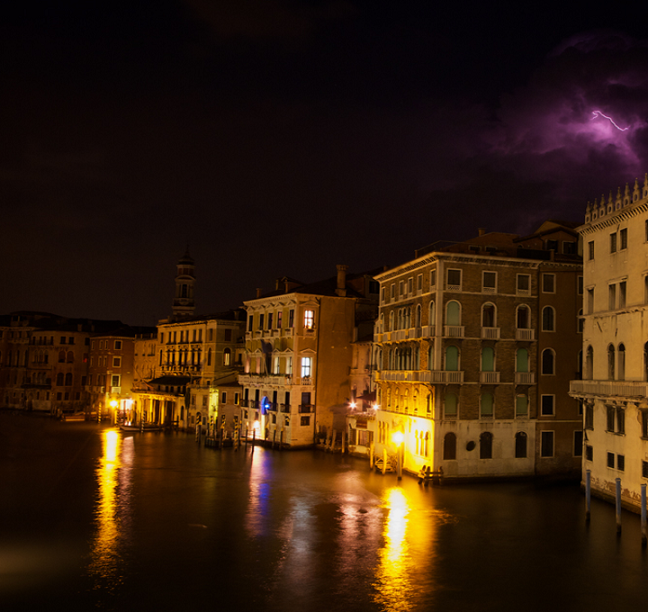
#> input picture main_program/testdata/Image/01.bmp, 648 x 612 px; its folder holds only this picture in this run
$ python pcg_estimate_r.py
#> lines starting #> are read from the running program, lines starting #| are printed output that depends on the picture
### main_program/pcg_estimate_l.py
import numpy as np
import cv2
import scipy.sparse
import scipy.sparse.linalg


class IlluminationEstimation:
    def __init__(self, alpha, norm_p, eta, scale, eps):
        self.alpha = alpha
        self.norm_p = norm_p
        self.eta = eta
        self.scale = scale
        self.eps = eps

        self.kernel = np.array([[-0, 0, 0],
                                [-1, 1, 0],
                                [-0, 0, 0]])

    # Lpノルムによる繰り返し重み生成
    def compute_weight_map(self, img):

        # ∇Iの計算
        img_h = np.hstack([np.diff(img, axis=1), (img[:, 0]-img[:, -1]).reshape(-1, 1)])
        img_v = np.vstack([np.diff(img, axis=0), (img[0, :] - img[-1, :]).reshape(1, -1)])
        # uの計算
        uh = np.ones(img.shape, dtype=np.float32) * (1. / (self.eta ** (2-self.norm_p)))
        uv = np.copy(uh)
        uh[np.abs(img_h) > self.eta] = 1.0 / ((np.abs(img_h[np.abs(img_h) > self.eta]))**(2 - self.norm_p) + 1e-3)
        uv[np.abs(img_v) > self.eta] = 1.0 / ((np.abs(img_v[np.abs(img_v) > self.eta])) ** (2 - self.norm_p) + 1e-3)

        return uh, uv

    def solve_linear_equation(self, Ih, Wx, Wy):
        """
        :param Ih: 初期 I^, shape=(h, w)
        :param Wx: 式(19)によるWd(x) (horizontal), shape=(h, w)
        :param Wy: 式(19)によるWd(x) (vertical), shape=(h, w)
        """
        H, W = Ih.shape[:2]
        N = H * W

        # ベクトル化
        Ih_vec = Ih.flatten('C')

        # 式(19)はAx=b (x=t, b=t~)で表現可能
        dx = self.alpha * Wx
        dy = self.alpha * Wy
        dxa = np.hstack([dx[:, -1].reshape(-1, 1), dx[:, 0:-1]]) # dx ahead
        dya = np.vstack([dy[-1, :].reshape(1, -1), dy[0:-1, :]]) # dy ahead

        # ベクトル化
        dy_vec = dy.flatten('C')
        dx_vec = dx.flatten('C')
        dxa_vec = dxa.flatten('C')
        dya_vec = dya.flatten('C')

        dyd1 = -np.vstack([dy[-1, :].reshape(1, -1), np.zeros((H-1, W))]).flatten('C')
        dyd2 = -np.vstack([dya[1:, :], np.zeros((1, W))]).flatten('C')
        dyd3 = -np.vstack([np.zeros((1, W)), dy[0:-1, :]]).flatten('C')
        dyd4 = -np.vstack([np.zeros((H-1, W)), dya[0, :].reshape(1, -1)]).flatten('C')
        ay = scipy.sparse.spdiags(np.array([dyd1, dyd2, dyd3, dyd4]), np.array([-N+W, -W, W, N-W]), N, N)

        dxd1 = -np.hstack([dx[:, -1].reshape(-1, 1), np.zeros((H, W - 1))]).flatten('C')
        dxd2 = -np.hstack([dxa[:, 1:], np.zeros((H, 1))]).flatten('C')
        dxd3 = -np.hstack([np.zeros((H, 1)), dx[:, 0:-1]]).flatten('C')
        dxd4 = -np.hstack([np.zeros((H, W - 1)), dxa[:, 0].reshape(-1, 1)]).flatten('C')
        ax = scipy.sparse.spdiags(np.array([dxd1, dxd2, dxd3, dxd4]), np.array([-W + 1, -1, 1, W - 1]), N, N)

        dig = scipy.sparse.spdiags(np.array([dx_vec + dy_vec + dxa_vec + dya_vec + 1]), np.array([0]), N, N)
        a = ax + ay + dig


        # 逆行列Aの近似
        m = scipy.sparse.linalg.spilu(a.tocsc())
        # 線形関数を構成
        m2 = scipy.sparse.linalg.LinearOperator((N, N), m.solve)
        # 前処理付き共役勾配法
        illumination, info = scipy.sparse.linalg.bicgstab(a, Ih_vec, tol=1e-5, maxiter=3000, M=m2)

        if info != 0:
            print("収束不可能でした")

        illumination = illumination.reshape((H, W), order='C')

        return illumination

    def get_illumination(self, Y):
        count = 0
        illumination = Y #np.maximum(img[:, :, 0], np.maximum(img[:, :, 1], img[:, :, 2]))
        init_illumination = np.copy(illumination)
        while(count < 5):
            count += 1
            Wx, Wy = self.compute_weight_map(illumination)
            # 照明画像を更新
            illumination = self.solve_linear_equation(illumination, Wx, Wy)
            count += 1
        return illumination

### main_program/pcg_estimate_r.py
import numpy as np
import scipy.sparse
import scipy.sparse.linalg
import cv2
import glob
from natsort import natsorted

from pcg_estimate_l import IlluminationEstimation
from utils import Visualization

class ReflectanceEstimation:
    # [173 lines left out: functions __init__, compute_gradient_map, compute_weigth_map, solve_linear_equation, get_reflectance, not called in this run]

def gamma_correction(img, gamma):
    output = (img.astype(dtype=np.float32)) ** (1. / gamma)
    return output

# [5 lines left out: function normalize, not called in this run]

def fileRead():
    data = []
    for file in natsorted(glob.glob('./testdata/Image/*.bmp')):
        data.append(cv2.imread(file, 1))
    return data

if __name__ == '__main__':
    img_list = fileRead()
#> img_list = 1 item
    count = 0
    for img in img_list:
        count += 1
        print('input ' + str(count) + ' image')
        img = cv2.normalize(img.astype('float32'), None, 0.0, 1.0, cv2.NORM_MINMAX)
        # BGR分割
        b, g, r = cv2.split(img)
        # YCrCb変換
        YCrCb = cv2.cvtColor(img, cv2.COLOR_BGR2YCrCb)
        Y, Cr, Cb = cv2.split(YCrCb)
        #Visualization(dir_name=False, file_name="Y_show", flag=0).show(Y)
        #illumination = np.copy(Y)
        # 照明画像を計算
        illumination = IlluminationEstimation(alpha=0.007, norm_p=0.4, eta=1. / 8., scale=1.0,
#> (the run stopped early here; a loop or call above may not have finished)

$ run again, on main_program/testdata/Image/05.bmp
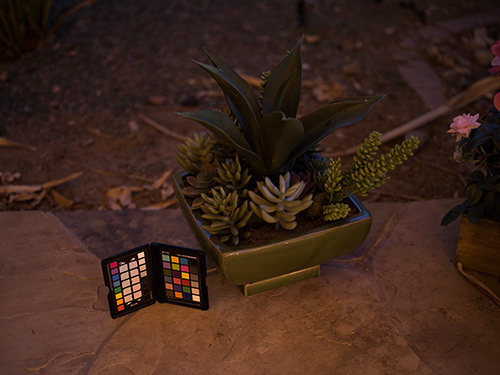
#> input picture main_program/testdata/Image/05.bmp, 500 x 375 px
#> img_list = 1 item

$ run again, on main_program/testdata/Image/02.bmp
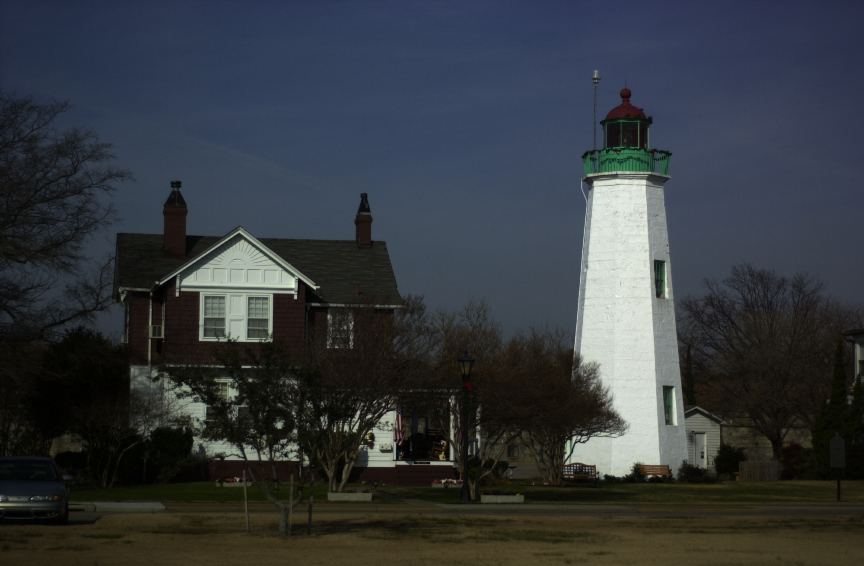
#> input picture main_program/testdata/Image/02.bmp, 864 x 566 px
#> img_list = 1 item

$ run again, on main_program/testdata/Image/03.bmp
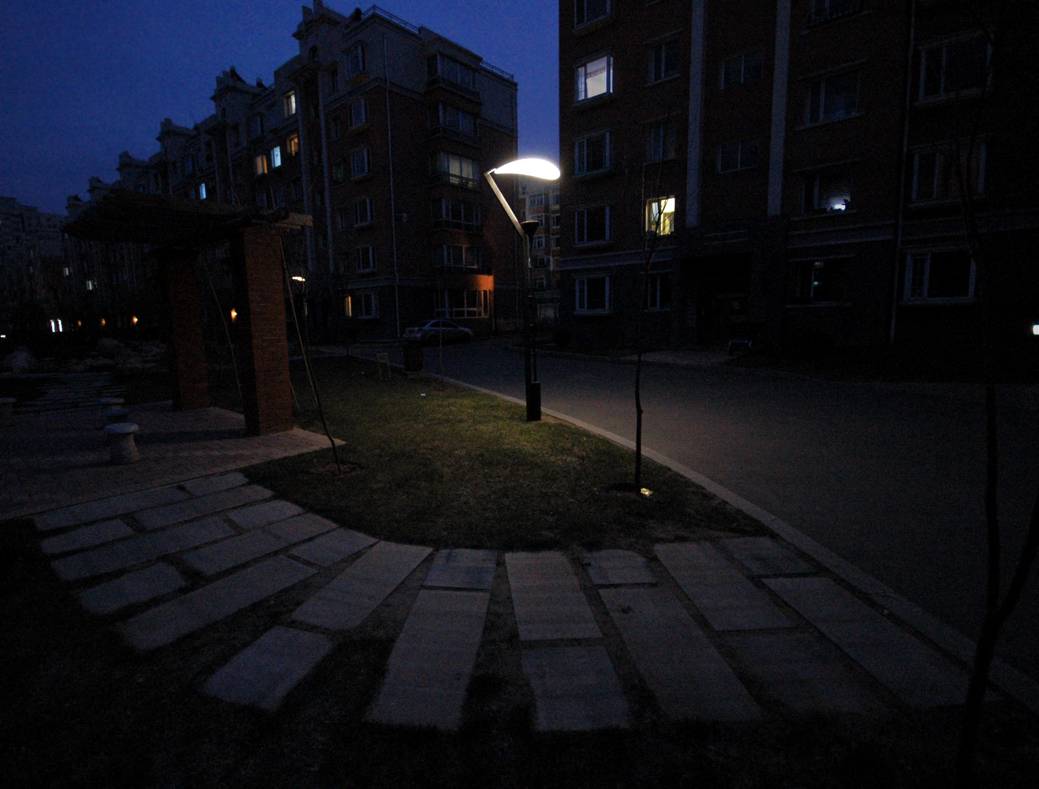
#> input picture main_program/testdata/Image/03.bmp, 1039 x 789 px
#> img_list = 1 item

$ run again, on main_program/testdata/Image/04.bmp
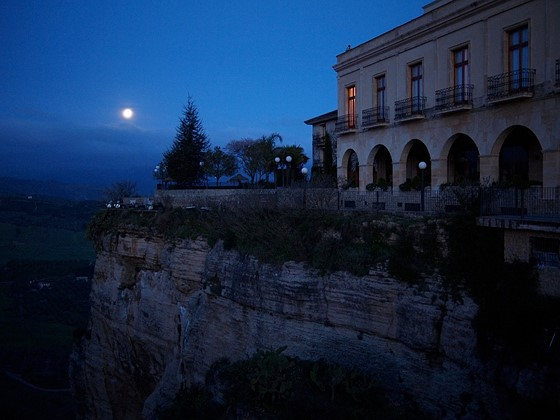
#> input picture main_program/testdata/Image/04.bmp, 560 x 420 px
#> img_list = 1 item
